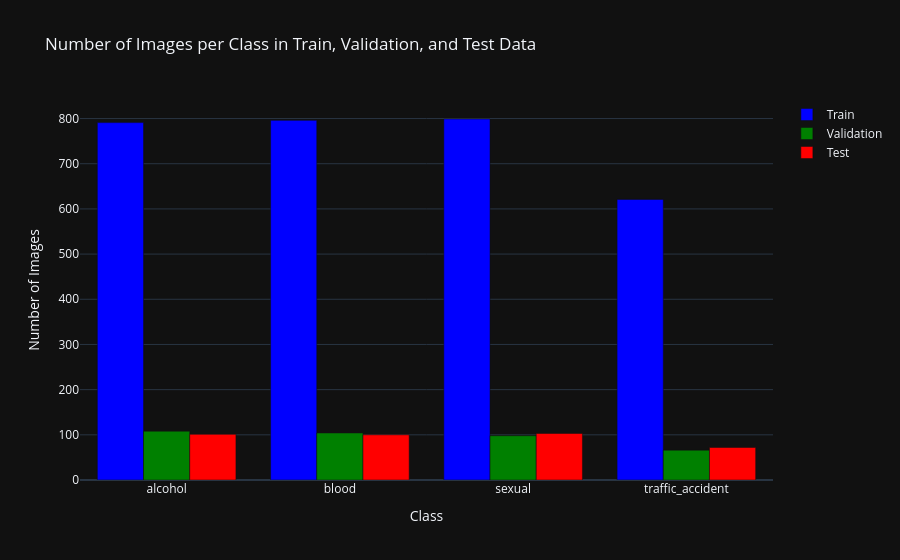

Source (notebook cell):
### Code cell
_, train_counts = np.unique(train_labels, return_counts=True)
_, val_counts = np.unique(val_labels, return_counts=True)
_, test_counts = np.unique(test_labels, return_counts=True)

fig = go.Figure()

fig.add_trace(go.Bar(
    x=class_names,
    y=train_counts,
    name='Train',
    marker=dict(color='blue')
))

fig.add_trace(go.Bar(
    x=class_names,
    y=val_counts,
    name='Validation',
    marker=dict(color='green')
))

fig.add_trace(go.Bar(
    x=class_names,
    y=test_counts,
    name='Test',
    marker=dict(color='red')
))

fig.update_layout(
    title="Number of Images per Class in Train, Validation, and Test Data",
    barmode='group',
    xaxis_title="Class",
    yaxis_title="Number of Images",
    template="plotly_dark"
)

# Show the plot
fig.show()

### Figure 1 — Plotly figure (JSON) as saved in the notebook; plotly's stock layout.template omitted (floating-point values rounded to 4 significant figures)
{"data": [{"marker": {"color": "blue"}, "name": "Train", "x": ["alcohol", "blood", "sexual", "traffic_accident"], "y": [791, 796, 799, 621], "type": "bar"}, {"marker": {"color": "green"}, "name": "Validation", "x": ["alcohol", "blood", "sexual", "traffic_accident"], "y": [108, 104, 98, 66], "type": "bar"}, {"marker": {"color": "red"}, "name": "Test", "x": ["alcohol", "blood", "sexual", "traffic_accident"], "y": [101, 100, 103, 72], "type": "bar"}], "layout": {"title": {"text": "Number of Images per Class in Train, Validation, and Test Data"}, "barmode": "group", "xaxis": {"title": {"text": "Class"}}, "yaxis": {"title": {"text": "Number of Images"}}}}
